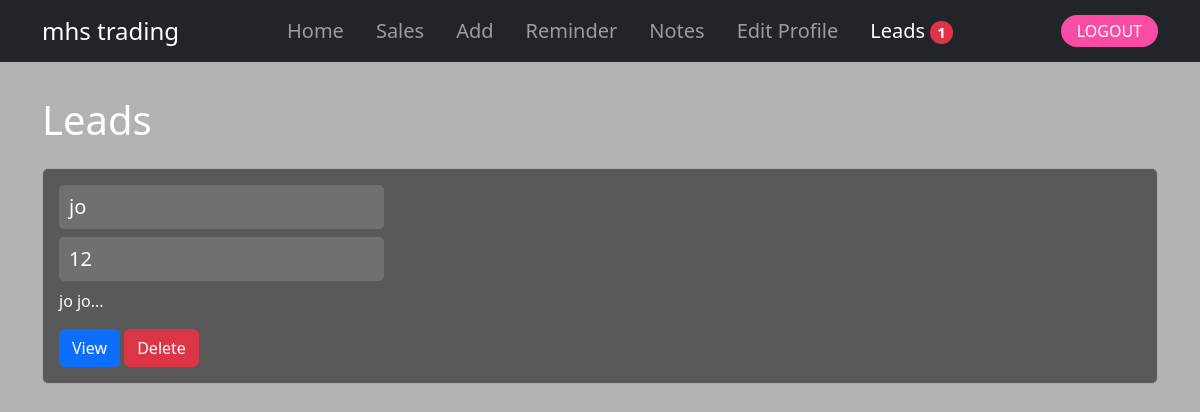
/leads.php (signed in), run on the app's committed database.
### tables this page shows
CREATE TABLE `users` (
  `id` int(11) NOT NULL,
  `phone` varchar(13) NOT NULL,
  `email` varchar(255) NOT NULL,
  `password` varchar(255) NOT NULL,
  `name` varchar(255) NOT NULL
);

CREATE TABLE `message` (
  `id` int(11) NOT NULL,
  `user_id` int(11) NOT NULL,
  `name` varchar(255) NOT NULL,
  `number` varchar(255) NOT NULL,
  `partner` text NOT NULL
);

### leads.php (the view, shortened to what this page needs)
<?php
include "db_conn.php";
include "navbar.php";
$search_term = '';
$stmt = $conn->prepare("SELECT id, name, number, partner FROM message WHERE (name LIKE ? OR number LIKE ? OR partner LIKE ?)");
$search_param = '%' . $search_term . '%';
$stmt->bind_param("sss", $search_param, $search_param, $search_param);
$stmt->execute();
$result = $stmt->get_result();
$messages = $result->num_rows > 0 ? $result->fetch_all(MYSQLI_ASSOC) : [];
?>
<!DOCTYPE html>
<html lang="en">
<head>
    <link rel="stylesheet" href="https://cdnjs.cloudflare.com/ajax/libs/font-awesome/5.15.1/css/all.min.css">
    <link href="https://cdn.jsdelivr.net/npm/bootstrap@5.2.3/dist/css/bootstrap.min.css" rel="stylesheet">
</head>
<body>
    <div class="container mt-5 pt-5">
        <h1 class="mb-4" style="color: white">Leads</h1>
        <?php if (!empty($messages)): ?>
            <?php foreach ($messages as $message): ?>
                <div class="card">
                    <div class="card-body">
                        <h5 class="card-title"><?php echo htmlspecialchars($message['name']); ?></h5>
                        <h5 class="card-title"><?php echo htmlspecialchars($message['number']); ?></h5>
                        <p class="card-text"><?php echo htmlspecialchars(substr($message['partner'], 0, 100)); ?>...</p>
                        <button type="button" class="btn btn-primary" data-bs-toggle="modal" data-bs-target="#messageModal<?php echo $message['id']; ?>">
                            View
                        </button>
                        <form action="delete_message.php" method="post" style="display:inline;">
                            <button type="submit" class="btn btn-danger">Delete</button>
                        </form>
                    </div>
                </div>
            <?php endforeach; ?>
        <?php else: ?>
            <p class="no-messages">No Leads found.</p>
        <?php endif; ?>
    </div>
</body>
</html>

### navbar.php (shortened to what this page needs)
<?php
include "db_conn.php";
$user_id = $_SESSION['user_id'];
$current_page = basename($_SERVER['PHP_SELF']);
$stmt = $conn->prepare("SELECT COUNT(*) as total_messages FROM message");
$stmt->execute();
$result = $stmt->get_result();
$row = $result->fetch_assoc();
$total_messages = $row['total_messages'];
$sql_user = "SELECT name FROM users WHERE id = ?";
$stmt_user = $conn->prepare($sql_user);
$stmt_user->bind_param("i", $user_id);
$stmt_user->execute();
$result_user = $stmt_user->get_result();
if ($result_user) {
    $user = $result_user->fetch_assoc();
    $user_name = $user['name'];
} else {
    die("Query failed: " . $conn->error);
}
?>
<nav class="navbar navbar-expand-lg navbar-dark bg-dark fixed-top">
  <div class="container">
    <a class="navbar-brand fs-4" href="#"><?php echo htmlspecialchars($user_name); ?></a>
    <div class="sidebar offcanvas offcanvas-start text-bg-dark" tabindex="-1" id="offcanvasDarkNavbar" aria-labelledby="offcanvasDarkNavbarLabel">
      <div class="offcanvas-body d-flex flex-column flex-lg-row p-4 p-lg-0">
        <ul class="navbar-nav justify-content-center align-items-center fs-5 flex-grow-1 pe-3">
          <li class="nav-item mx-2">
            <a class="nav-link <?php echo ($current_page == 'home.php') ? 'active' : ''; ?>" href="home.php">Home</a>
          </li>
          <li class="nav-item mx-2">
            <a class="nav-link <?php echo ($current_page == 'status.php') ? 'active' : ''; ?>" href="status.php">Sales</a>
          </li>
          <li class="nav-item mx-2">
            <a class="nav-link <?php echo ($current_page == 'add-new.php') ? 'active' : ''; ?>" href="add-new.php">Add</a>
          </li>
          <li class="nav-item mx-2">
            <a class="nav-link <?php echo ($current_page == 'cal.php') ? 'active' : ''; ?>" href="cal.php">Reminder
            </a>
          </li>
          <li class="nav-item mx-2">
            <a class="nav-link <?php echo ($current_page == 'note.php') ? 'active' : ''; ?>" href="Note.php">Notes</a>
          </li>
          <li class="nav-item mx-2">
            <a class="nav-link <?php echo ($current_page == 'update.php') ? 'active' : ''; ?>" href="update.php">Edit Profile</a>
          </li>
          <li class="nav-item mx-2">
            <a class="nav-link <?php echo ($current_page == 'leads.php') ? 'active' : ''; ?>" href="leads.php">Leads
              <?php if ($total_messages > 0): ?>
                <span class="badge bg-danger badge-circle"><?php echo $total_messages; ?></span>
              <?php endif; ?>
            </a>
          </li>
        </ul>
        <div class="d-flex justify-content-center flex-lg-row align-items-center gap-3">
          <a href="log.php?logout=<?php echo $user_id; ?>" class="text-white text-decoration-none px-3 py-1 rounded-4" style="background-color: #f94ca4">LOGOUT</a>
        </div>
      </div>
    </div>
  </div>
</nav>

### leads.php (style rules this page uses)
body { background: url('./assets/images/cloud.jpg') no-repeat center center fixed; background-size: cover; background-color: rgba(0, 0, 0, 0.3); }
.card { margin-bottom: 20px; background-color: rgba(0, 0, 0, 0.5); border: 1px solid rgba(204, 204, 204, 0.7); color: white; }
.card-title { background-color: rgba(211, 211, 211, 0.2); padding: 10px; border-radius: 5px; width: 30%; box-sizing: border-box; }
.badge-circle { border-radius: 50%; padding: 0.5em 0.7em; font-size: 0.75em; height: 1.5em; width: 1.5em; display: inline-flex; justify-content: center; align-items: center; }

### data on the page
users: name "mhs trading"
message: name "jo", number "12", partner "jo jo"

### other printed values
$total_messages "1"
